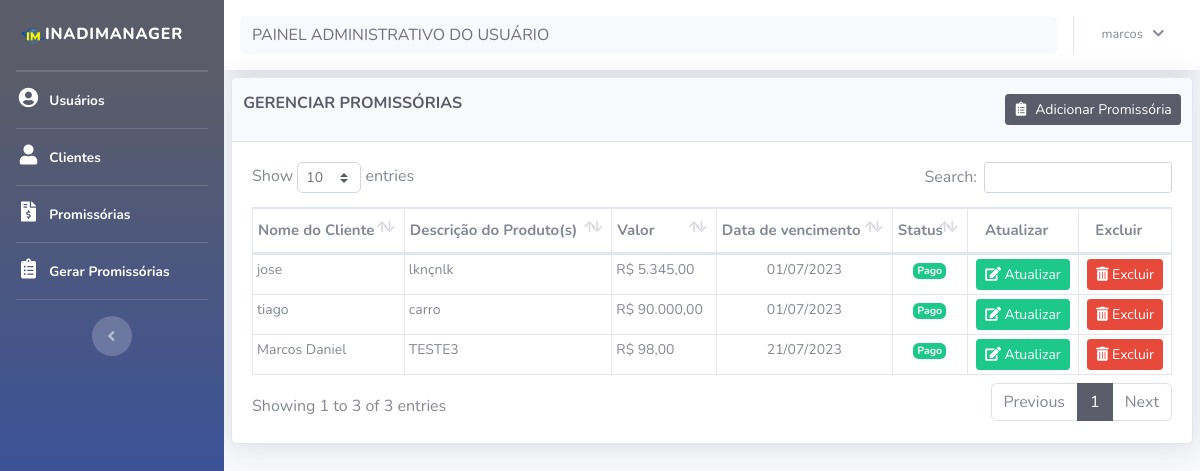
The app's page /promissoria/promissorias_pagas.php (signed in), older data.
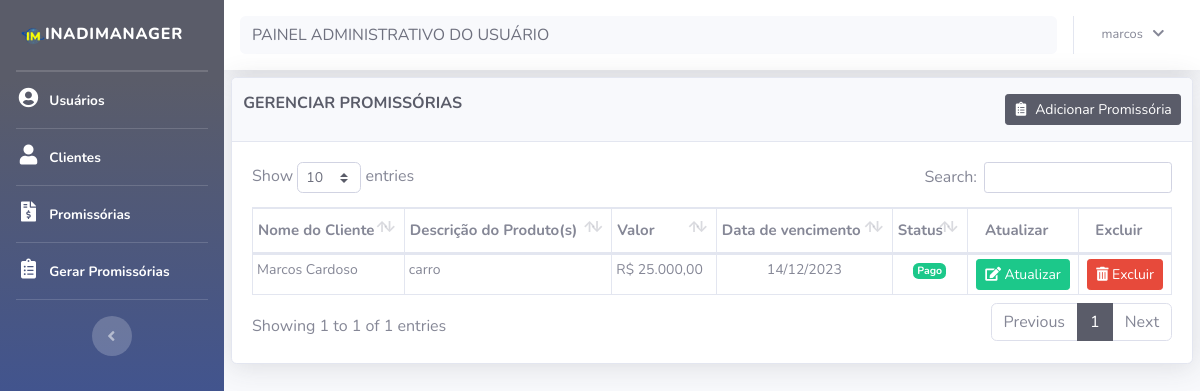
The same page, newer data.
### tables this page shows
CREATE TABLE IF NOT EXISTS `promissoria` (
  `cod` int(11) NOT NULL AUTO_INCREMENT,
  `descricao` varchar(200) NOT NULL,
  `valor` decimal(10,0) NOT NULL,
  `data_compra` date NOT NULL,
  `data_vencimento` date NOT NULL,
  `cod_cliente` int(11) NOT NULL,
  `status` int(11) DEFAULT NULL,
  PRIMARY KEY (`cod`),
  KEY `foreign_key_cod_cliente` (`cod_cliente`),
  KEY `fk_status_promissoria` (`status`),
  CONSTRAINT `fk_divida_cliente` FOREIGN KEY (`cod_cliente`) REFERENCES `cliente` (`cod`) ON DELETE CASCADE,
  CONSTRAINT `fk_status_promissoria` FOREIGN KEY (`status`) REFERENCES `status` (`id`)
);

CREATE TABLE IF NOT EXISTS `cliente` (
  `cod` int(11) NOT NULL AUTO_INCREMENT,
  `nome` varchar(100) NOT NULL,
  `cpf` varchar(100) NOT NULL,
  `email` varchar(100) NOT NULL,
  `endereco` varchar(100) NOT NULL,
  `numero` varchar(11) NOT NULL,
  `bairro` varchar(100) NOT NULL,
  `cidade` varchar(100) NOT NULL,
  `telefone` varchar(100) NOT NULL,
  PRIMARY KEY (`cod`)
);

### bd/bd_promissoria.php (called while the page is built, shortened)
<?php
function listaPromissoriaPagas1() {
    $conexao = conecta_bd();
    $query = $conexao->prepare("SELECT promissoria.cod, cliente.nome, promissoria.descricao, promissoria.valor, promissoria.data_vencimento, promissoria.status
              FROM promissoria
              INNER JOIN cliente ON promissoria.cod_cliente = cliente.cod
              WHERE promissoria.status = 1");
    $query->execute();
    $lista = $query->fetchAll(PDO::FETCH_ASSOC);
    return $lista;
}
?>

### promissoria/promissorias_pagas.php (the view, shortened to what this page needs)
<?php
require_once('../layout/header.php');
require_once('../layout/sidebar.php');
require_once('../bd/bd_promissoria.php');
function formatarDinheiro($valor) {
    return 'R$ ' . number_format($valor, 2, ',', '.');
}
?>
<div id="content">
    <?php require_once('../layout/navbar.php');?>
    <div class="container-fluid">
        <div class="card shadow mb-2">
            <div class="card-header py-3">
                <div class="row">
                    <div class="col-md-8">
                        <h6 class="m-0 font-weight-bold text-primary" id="title">GERENCIAR PROMISSÓRIAS</h6>
                    </div>
                    <div class="col-md-4 card_button_title">
                        <a title="Adicionar nova ordem" href="cad_promissoria.php"><button type="button" class="btn btn-primary btn-sm card_button_title" data-toggle="modal" id=" "> <i class="fas fa-fw fa-clipboard-list">&nbsp;</i> Adicionar Promissória</button></a>
                    </div>
                </div>
            </div>
            <div class="card-body">
                <div class="table-responsive">
                    <table class="table table-bordered" id="dataTable" width="100%" cellspacing="0">
                        <thead>
                            <tr>
                                <th>Nome do Cliente</th>
                                <th>Descrição do Produto(s)</th>
                                <th>Valor</th>
                                <th>Data de vencimento</th>
                                <th>Status</th>
                                <th class="text-center" data-orderable="false">Atualizar</th>
                                <th class="text-center" data-orderable="false">Excluir</th>
                            </tr>
                        </thead>
                        <tbody>
                            <?php
                            $promissoria = listaPromissoriaPagas1();
                            foreach($promissoria as $dados):
                                ?>
                                <tr>
                                    <td><?= $dados['nome'] ?></td>
                                    <td><?= $dados['descricao'] ?></td>
                                    <td><?= formatarDinheiro($dados['valor']) ?></td>
                                    <td class="text-center"><?= date('d/m/Y',strtotime($dados['data_vencimento']))?></td>
                                    <td class="text-center">
                                        <?php
                                         switch ($dados['status']) {
                                            case 1:
                                                echo '<span class="badge badge-success">Pago</span>';
                                                break;
                                            }
                                        ?>
                                        </td>
                                    <td class="text-center">
                                        <a title="Atualizar" href="editar_promissoria.php?cod=<?=$dados['cod']; ?>" class="btn btn-sm btn-success"><i class="fas fa-edit">&nbsp;</i>Atualizar</a>
                                    </td>
                                    <td class="text-center">
                                        <a title="Excluir" href="javascript:void(0)" data-toggle="modal" data-target="#excluir-<?=$dados['cod'];?>" class="btn btn-sm btn-danger"><i class="fas fa-trash-alt">&nbsp;</i>Excluir</a>
                                    </td>
                                </tr>
                            <?php endforeach ?>
                        </tbody>
                    </table>
                </div>
            </div>
        </div>
    </div>
<?php
require_once('../layout/footer.php');
?>

Row changes from the older to the newer data that the page shows:
removed promissoria: cod_cliente.nome "jose", descricao "lknçnlk", valor "R$ 5.345,00", data_vencimento "01/07/2023", shows "Pago"
removed promissoria: cod_cliente.nome "tiago", descricao "carro", valor "R$ 90.000,00", data_vencimento "01/07/2023", shows "Pago"
removed promissoria: cod_cliente.nome "Marcos Daniel", descricao "TESTE3", valor "R$ 98,00", data_vencimento "21/07/2023", shows "Pago"
added promissoria: cod_cliente.nome "Marcos Cardoso", descricao "carro", valor "R$ 25.000,00", data_vencimento "14/12/2023", shows "Pago"
Text that changed along with them:
text written by a page script: "Show entries Search: Showing 1 to 3 of 3 entries Previous 1 Next" → "Show entries Search: Showing 1 to 1 of 1 entries Previous 1 Next"
